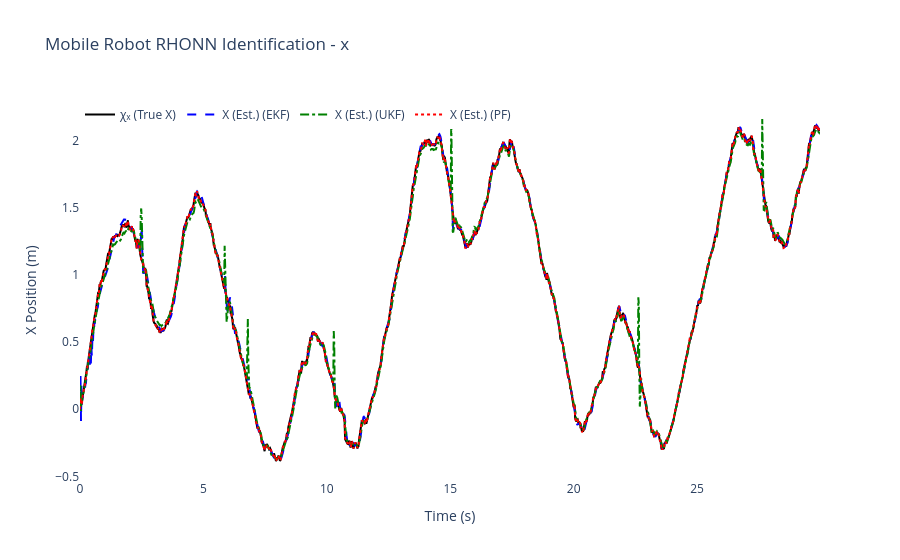
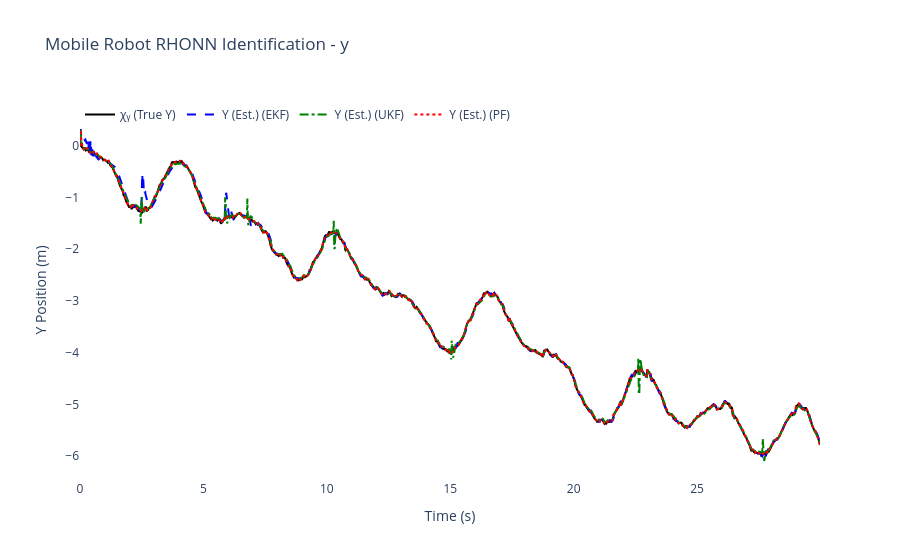
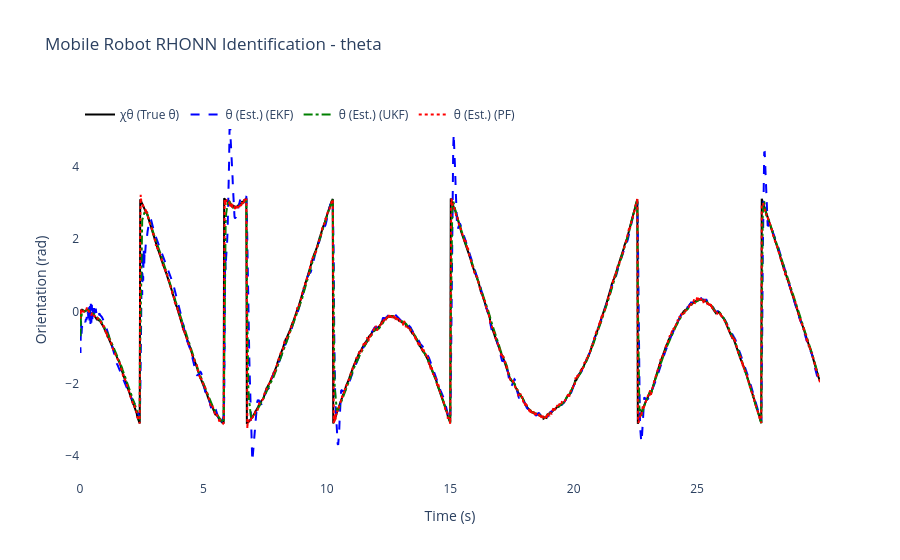
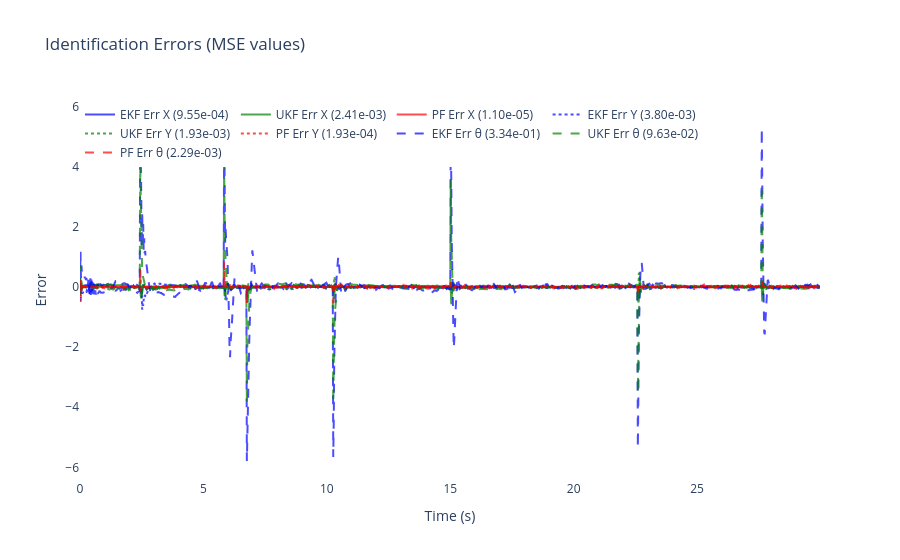

The code cell stored with these charts, in order, in its notebook:
### Code cell
# ============================================================
# 6) Results & plots for Differential Drive Mobile Robot
# ============================================================

mse_x_ekf = np.mean((x_true[:, 0] - x_hat_ekf[:, 0])**2)
mse_y_ekf = np.mean((x_true[:, 1] - x_hat_ekf[:, 1])**2)
mse_theta_ekf = np.mean((x_true[:, 2] - x_hat_ekf[:, 2])**2)

mse_x_ukf = np.mean((x_true[:, 0] - x_hat_ukf[:, 0])**2)
mse_y_ukf = np.mean((x_true[:, 1] - x_hat_ukf[:, 1])**2)
mse_theta_ukf = np.mean((x_true[:, 2] - x_hat_ukf[:, 2])**2)

mse_x_pf = np.mean((x_true[:, 0] - x_hat_pf[:, 0])**2)
mse_y_pf = np.mean((x_true[:, 1] - x_hat_pf[:, 1])**2)
mse_theta_pf = np.mean((x_true[:, 2] - x_hat_pf[:, 2])**2)

mse_total_ekf = mse_x_ekf + mse_y_ekf + mse_theta_ekf
mse_total_ukf = mse_x_ukf + mse_y_ukf + mse_theta_ukf
mse_total_pf = mse_x_pf + mse_y_pf + mse_theta_pf
mse_totals = {'EKF': mse_total_ekf, 'UKF': mse_total_ukf, 'PF': mse_total_pf}
best_filter = min(mse_totals, key=mse_totals.get)


print("🎯" + "="*65)
print(f"🏆 MEJOR FILTRO: {best_filter} (MSE total: {mse_totals[best_filter]:.6f})")
print(f"🎲 SEMILLA USADA: {RANDOM_SEED}")
print("="*67)


print(f"\nFinal EKF-RHONN Weights:")
for i in range(3):
    state_names = ['x', 'y', 'theta']
    print(f"  Neuron {i+1} ({state_names[i]}): {ekf_trainer.weights[i]}")

print(f"\nFinal UKF-RHONN Weights:")
for i in range(3):
    state_names = ['x', 'y', 'theta']
    print(f"  Neuron {i+1} ({state_names[i]}): {ukf_trainer.weights[i]}")

print(f"\nFinal PF-RHONN Weight Estimates:")
pf_estimates = pf_trainer.get_estimate()
for i in range(3):
    state_names = ['x', 'y', 'theta']
    print(f"  Neuron {i+1} ({state_names[i]}): {pf_estimates[i]}")

print("\n--- Performance Comparison (MSE) ---")
print(f"EKF MSE x:     {mse_x_ekf:.6f}")
print(f"EKF MSE y:     {mse_y_ekf:.6f}")
print(f"EKF MSE theta: {mse_theta_ekf:.6f}")
print(f"UKF MSE x:     {mse_x_ukf:.6f}")
print(f"UKF MSE y:     {mse_y_ukf:.6f}")
print(f"UKF MSE theta: {mse_theta_ukf:.6f}")
print(f"PF  MSE x:     {mse_x_pf:.6f}")
print(f"PF  MSE y:     {mse_y_pf:.6f}")
print(f"PF  MSE theta: {mse_theta_pf:.6f}")

states_info = [
    {'idx': 0, 'var': 'x', 'desc': 'X Position', 'y_label': 'X Position (m)', 'chi': 'χₓ (True X)', 'x': 'X (Est.)'},
    {'idx': 1, 'var': 'y', 'desc': 'Y Position', 'y_label': 'Y Position (m)', 'chi': 'χᵧ (True Y)', 'x': 'Y (Est.)'},
    {'idx': 2, 'var': 'theta', 'desc': 'Orientation', 'y_label': 'Orientation (rad)', 'chi': 'χθ (True θ)', 'x': 'θ (Est.)'}
]

for state_info in states_info:
    i = state_info['idx']
    trace_plant = go.Scatter(x=t_history, y=x_true[:, i], mode='lines', name=state_info['chi'], line=dict(color='black', width=2))
    trace_ekf = go.Scatter(x=t_history, y=x_hat_ekf[:, i], mode='lines', name=f"{state_info['x']} (EKF)", line=dict(dash='dash', color='blue'))
    trace_ukf = go.Scatter(x=t_history, y=x_hat_ukf[:, i], mode='lines', name=f"{state_info['x']} (UKF)", line=dict(dash='dashdot', color='green'))
    trace_pf = go.Scatter(x=t_history, y=x_hat_pf[:, i], mode='lines', name=f"{state_info['x']} (PF)", line=dict(dash='dot', color='red'))
    fig = go.Figure([trace_plant, trace_ekf, trace_ukf, trace_pf])
    fig.update_layout(title=f'Mobile Robot RHONN Identification - {state_info["var"]}', xaxis_title='Time (s)', yaxis_title=state_info['y_label'], legend=dict(x=0, y=1, orientation='h'), font=dict(size=12), plot_bgcolor='white', paper_bgcolor='white')
    fig.show()

error_x_ekf = x_true[:, 0] - x_hat_ekf[:, 0]
error_y_ekf = x_true[:, 1] - x_hat_ekf[:, 1]
error_theta_ekf = x_true[:, 2] - x_hat_ekf[:, 2]
error_x_ukf = x_true[:, 0] - x_hat_ukf[:, 0]
error_y_ukf = x_true[:, 1] - x_hat_ukf[:, 1]
error_theta_ukf = x_true[:, 2] - x_hat_ukf[:, 2]
error_x_pf = x_true[:, 0] - x_hat_pf[:, 0]
error_y_pf = x_true[:, 1] - x_hat_pf[:, 1]
error_theta_pf = x_true[:, 2] - x_hat_pf[:, 2]

fig2 = go.Figure()
fig2.add_trace(go.Scatter(x=t_history, y=error_x_ekf, mode='lines', name=f'EKF Err X ({mse_x_ekf:.2e})', opacity=0.7, line=dict(color='blue')))
fig2.add_trace(go.Scatter(x=t_history, y=error_x_ukf, mode='lines', name=f'UKF Err X ({mse_x_ukf:.2e})', opacity=0.7, line=dict(color='green')))
fig2.add_trace(go.Scatter(x=t_history, y=error_x_pf, mode='lines', name=f'PF Err X ({mse_x_pf:.2e})', opacity=0.7, line=dict(color='red')))
fig2.add_trace(go.Scatter(x=t_history, y=error_y_ekf, mode='lines', name=f'EKF Err Y ({mse_y_ekf:.2e})', opacity=0.7, line=dict(color='blue', dash='dot')))
fig2.add_trace(go.Scatter(x=t_history, y=error_y_ukf, mode='lines', name=f'UKF Err Y ({mse_y_ukf:.2e})', opacity=0.7, line=dict(color='green', dash='dot')))
fig2.add_trace(go.Scatter(x=t_history, y=error_y_pf, mode='lines', name=f'PF Err Y ({mse_y_pf:.2e})', opacity=0.7, line=dict(color='red', dash='dot')))
fig2.add_trace(go.Scatter(x=t_history, y=error_theta_ekf, mode='lines', name=f'EKF Err θ ({mse_theta_ekf:.2e})', opacity=0.7, line=dict(color='blue', dash='dash')))
fig2.add_trace(go.Scatter(x=t_history, y=error_theta_ukf, mode='lines', name=f'UKF Err θ ({mse_theta_ukf:.2e})', opacity=0.7, line=dict(color='green', dash='dash')))
fig2.add_trace(go.Scatter(x=t_history, y=error_theta_pf, mode='lines', name=f'PF Err θ ({mse_theta_pf:.2e})', opacity=0.7, line=dict(color='red', dash='dash')))
fig2.update_layout(title='Identification Errors (MSE values)', xaxis_title='Time (s)', yaxis_title='Error', legend=dict(x=0, y=1, orientation='h'), font=dict(size=12), plot_bgcolor='white', paper_bgcolor='white')
fig2.show()

# 2D Trajectory plot
fig_trajectory = go.Figure()
fig_trajectory.add_trace(go.Scatter(x=x_true[:, 0], y=x_true[:, 1], mode='lines', name='True', line=dict(color='black', width=3)))
fig_trajectory.add_trace(go.Scatter(x=x_hat_ekf[:, 0], y=x_hat_ekf[:, 1], mode='lines', name='EKF', line=dict(color='blue', width=2, dash='dash')))
fig_trajectory.add_trace(go.Scatter(x=x_hat_ukf[:, 0], y=x_hat_ukf[:, 1], mode='lines', name='UKF', line=dict(color='green', width=2, dash='dashdot')))
fig_trajectory.add_trace(go.Scatter(x=x_hat_pf[:, 0], y=x_hat_pf[:, 1], mode='lines', name='PF', line=dict(color='red', width=2, dash='dot')))
fig_trajectory.add_trace(go.Scatter(x=[x_true[0, 0]], y=[x_true[0, 1]], mode='markers', name='Start', marker=dict(color='green', size=10, symbol='star')))
fig_trajectory.add_trace(go.Scatter(x=[x_true[-1, 0]], y=[x_true[-1, 1]], mode='markers', name='End', marker=dict(color='red', size=10, symbol='square')))
fig_trajectory.update_layout(title='Trajectory Comparison (Optimized Params)', xaxis_title='X (m)', yaxis_title='Y (m)', font=dict(size=12), plot_bgcolor='white', paper_bgcolor='white', showlegend=True)
fig_trajectory.show()


# === RESUMEN DE RENDIMIENTO CON SEMILLA ===
print("\n📊 MSE Desglosado por Filtro:")
print(f"   EKF: {mse_total_ekf:.6f}  |  UKF: {mse_total_ukf:.6f}  |  PF: {mse_total_pf:.6f}")
print(f"\n💡 Para reproducir estos resultados:")
print(f"   Principal: RANDOM_SEED = {RANDOM_SEED}")
print(f"   DE Optim.: DE_SEED = {(RANDOM_SEED + 12345) % 100000}")
print(f"   (Cambia línea 8 en celda 4 para usar semilla principal)")

# --- Parameter summary ---
print("\n--- Optimized Parameter Summary ---")
print(f"EKF params: Q={ekf_trainer.Q[0][0,0]:.3e} R={ekf_trainer.R[0][0]:.3e} P0~{ekf_trainer.P[0][0,0]:.3e} eta={ekf_trainer.eta:.3f}")
print(f"UKF params: alpha={ukf_trainer.alpha:.3e} eta={ukf_trainer.eta:.3f} Qdiag={ukf_trainer.Q[0][0,0]:.3e} R={ukf_trainer.R[0][0]:.3e}")
print(f"PF params: Q_std={pf_trainer.Q_std} R_std={pf_trainer.R_std} ESS_th={pf_trainer.ess_threshold:.1f} n_particles={pf_trainer.n_particles}")

print("\nOptimization + simulation complete.")

### Figure 1 — Plotly figure (JSON) as saved in the notebook; plotly's stock layout.template omitted (floating-point values rounded to 4 significant figures; data arrays with more than 128 entries replaced by an {"elided": "..."} marker saying what was removed)
{"data": [{"line": {"color": "black", "width": 2}, "mode": "lines", "name": "χₓ (True X)", "type": "scatter", "x": {"elided": "1500 float values"}, "y": {"elided": "1500 float values"}}, {"line": {"color": "blue", "dash": "dash"}, "mode": "lines", "name": "X (Est.) (EKF)", "type": "scatter", "x": {"elided": "1500 float values"}, "y": {"elided": "1500 float values"}}, {"line": {"color": "green", "dash": "dashdot"}, "mode": "lines", "name": "X (Est.) (UKF)", "type": "scatter", "x": {"elided": "1500 float values"}, "y": {"elided": "1500 float values"}}, {"line": {"color": "red", "dash": "dot"}, "mode": "lines", "name": "X (Est.) (PF)", "type": "scatter", "x": {"elided": "1500 float values"}, "y": {"elided": "1500 float values"}}], "layout": {"font": {"size": 12}, "legend": {"orientation": "h", "x": 0, "y": 1}, "paper_bgcolor": "white", "plot_bgcolor": "white", "title": {"text": "Mobile Robot RHONN Identification - x"}, "xaxis": {"title": {"text": "Time (s)"}}, "yaxis": {"title": {"text": "X Position (m)"}}}}

### Figure 2 — Plotly figure (JSON) as saved in the notebook; plotly's stock layout.template omitted (floating-point values rounded to 4 significant figures; data arrays with more than 128 entries replaced by an {"elided": "..."} marker saying what was removed)
{"data": [{"line": {"color": "black", "width": 2}, "mode": "lines", "name": "χᵧ (True Y)", "type": "scatter", "x": {"elided": "1500 float values"}, "y": {"elided": "1500 float values"}}, {"line": {"color": "blue", "dash": "dash"}, "mode": "lines", "name": "Y (Est.) (EKF)", "type": "scatter", "x": {"elided": "1500 float values"}, "y": {"elided": "1500 float values"}}, {"line": {"color": "green", "dash": "dashdot"}, "mode": "lines", "name": "Y (Est.) (UKF)", "type": "scatter", "x": {"elided": "1500 float values"}, "y": {"elided": "1500 float values"}}, {"line": {"color": "red", "dash": "dot"}, "mode": "lines", "name": "Y (Est.) (PF)", "type": "scatter", "x": {"elided": "1500 float values"}, "y": {"elided": "1500 float values"}}], "layout": {"font": {"size": 12}, "legend": {"orientation": "h", "x": 0, "y": 1}, "paper_bgcolor": "white", "plot_bgcolor": "white", "title": {"text": "Mobile Robot RHONN Identification - y"}, "xaxis": {"title": {"text": "Time (s)"}}, "yaxis": {"title": {"text": "Y Position (m)"}}}}

### Figure 3 — Plotly figure (JSON) as saved in the notebook; plotly's stock layout.template omitted (floating-point values rounded to 4 significant figures; data arrays with more than 128 entries replaced by an {"elided": "..."} marker saying what was removed)
{"data": [{"line": {"color": "black", "width": 2}, "mode": "lines", "name": "χθ (True θ)", "type": "scatter", "x": {"elided": "1500 float values"}, "y": {"elided": "1500 float values"}}, {"line": {"color": "blue", "dash": "dash"}, "mode": "lines", "name": "θ (Est.) (EKF)", "type": "scatter", "x": {"elided": "1500 float values"}, "y": {"elided": "1500 float values"}}, {"line": {"color": "green", "dash": "dashdot"}, "mode": "lines", "name": "θ (Est.) (UKF)", "type": "scatter", "x": {"elided": "1500 float values"}, "y": {"elided": "1500 float values"}}, {"line": {"color": "red", "dash": "dot"}, "mode": "lines", "name": "θ (Est.) (PF)", "type": "scatter", "x": {"elided": "1500 float values"}, "y": {"elided": "1500 float values"}}], "layout": {"font": {"size": 12}, "legend": {"orientation": "h", "x": 0, "y": 1}, "paper_bgcolor": "white", "plot_bgcolor": "white", "title": {"text": "Mobile Robot RHONN Identification - theta"}, "xaxis": {"title": {"text": "Time (s)"}}, "yaxis": {"title": {"text": "Orientation (rad)"}}}}

### Figure 4 — Plotly figure (JSON) as saved in the notebook; plotly's stock layout.template omitted (floating-point values rounded to 4 significant figures; data arrays with more than 128 entries replaced by an {"elided": "..."} marker saying what was removed)
{"data": [{"line": {"color": "blue"}, "mode": "lines", "name": "EKF Err X (9.55e-04)", "opacity": 0.7, "type": "scatter", "x": {"elided": "1500 float values"}, "y": {"elided": "1500 float values"}}, {"line": {"color": "green"}, "mode": "lines", "name": "UKF Err X (2.41e-03)", "opacity": 0.7, "type": "scatter", "x": {"elided": "1500 float values"}, "y": {"elided": "1500 float values"}}, {"line": {"color": "red"}, "mode": "lines", "name": "PF Err X (1.10e-05)", "opacity": 0.7, "type": "scatter", "x": {"elided": "1500 float values"}, "y": {"elided": "1500 float values"}}, {"line": {"color": "blue", "dash": "dot"}, "mode": "lines", "name": "EKF Err Y (3.80e-03)", "opacity": 0.7, "type": "scatter", "x": {"elided": "1500 float values"}, "y": {"elided": "1500 float values"}}, {"line": {"color": "green", "dash": "dot"}, "mode": "lines", "name": "UKF Err Y (1.93e-03)", "opacity": 0.7, "type": "scatter", "x": {"elided": "1500 float values"}, "y": {"elided": "1500 float values"}}, {"line": {"color": "red", "dash": "dot"}, "mode": "lines", "name": "PF Err Y (1.93e-04)", "opacity": 0.7, "type": "scatter", "x": {"elided": "1500 float values"}, "y": {"elided": "1500 float values"}}, {"line": {"color": "blue", "dash": "dash"}, "mode": "lines", "name": "EKF Err θ (3.34e-01)", "opacity": 0.7, "type": "scatter", "x": {"elided": "1500 float values"}, "y": {"elided": "1500 float values"}}, {"line": {"color": "green", "dash": "dash"}, "mode": "lines", "name": "UKF Err θ (9.63e-02)", "opacity": 0.7, "type": "scatter", "x": {"elided": "1500 float values"}, "y": {"elided": "1500 float values"}}, {"line": {"color": "red", "dash": "dash"}, "mode": "lines", "name": "PF Err θ (2.29e-03)", "opacity": 0.7, "type": "scatter", "x": {"elided": "1500 float values"}, "y": {"elided": "1500 float values"}}], "layout": {"font": {"size": 12}, "legend": {"orientation": "h", "x": 0, "y": 1}, "paper_bgcolor": "white", "plot_bgcolor": "white", "title": {"text": "Identification Errors (MSE values)"}, "xaxis": {"title": {"text": "Time (s)"}}, "yaxis": {"title": {"text": "Error"}}}}
